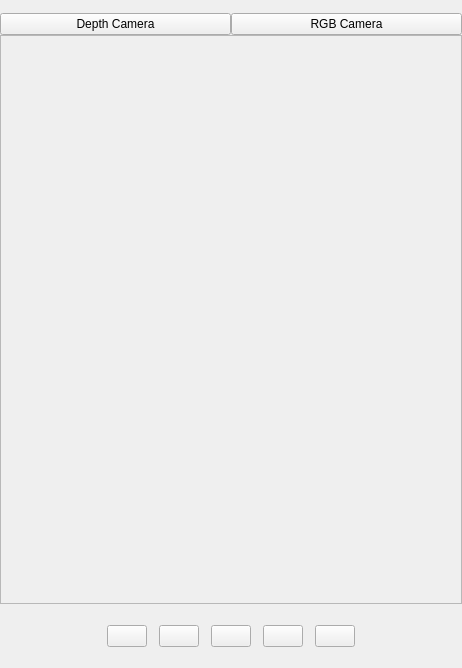
<?xml version="1.0" encoding="UTF-8"?>
<ui version="4.0">
 <class>ParameterSettingsWidget</class>
 <widget class="QWidget" name="ParameterSettingsWidget">
  <property name="geometry">
   <rect>
    <x>0</x>
    <y>0</y>
    <width>462</width>
    <height>668</height>
   </rect>
  </property>
  <property name="windowTitle">
   <string>Form</string>
  </property>
  <layout class="QVBoxLayout" name="verticalLayout">
   <property name="spacing">
    <number>0</number>
   </property>
   <property name="leftMargin">
    <number>0</number>
   </property>
   <property name="topMargin">
    <number>0</number>
   </property>
   <property name="rightMargin">
    <number>0</number>
   </property>
   <property name="bottomMargin">
    <number>0</number>
   </property>
   <item>
    <widget class="QWidget" name="cameraTopItem" native="true">
     <layout class="QHBoxLayout" name="horizontalLayout_4">
      <property name="spacing">
       <number>0</number>
      </property>
      <property name="leftMargin">
       <number>20</number>
      </property>
      <property name="topMargin">
       <number>6</number>
      </property>
      <property name="rightMargin">
       <number>14</number>
      </property>
      <property name="bottomMargin">
       <number>6</number>
      </property>
     </layout>
    </widget>
   </item>
   <item>
    <widget class="QWidget" name="cameraButtonArea" native="true">
     <property name="sizePolicy">
      <sizepolicy hsizetype="Preferred" vsizetype="Fixed">
       <horstretch>0</horstretch>
       <verstretch>0</verstretch>
      </sizepolicy>
     </property>
     <layout class="QHBoxLayout" name="horizontalLayout">
      <property name="spacing">
       <number>0</number>
      </property>
      <property name="leftMargin">
       <number>0</number>
      </property>
      <property name="topMargin">
       <number>1</number>
      </property>
      <property name="rightMargin">
       <number>0</number>
      </property>
      <property name="bottomMargin">
       <number>0</number>
      </property>
      <item>
       <widget class="QPushButton" name="depthCameraButton">
        <property name="focusPolicy">
         <enum>Qt::NoFocus</enum>
        </property>
        <property name="text">
         <string>Depth Camera</string>
        </property>
        <property name="checkable">
         <bool>true</bool>
        </property>
       </widget>
      </item>
      <item>
       <widget class="QPushButton" name="rgbCameraButton">
        <property name="focusPolicy">
         <enum>Qt::NoFocus</enum>
        </property>
        <property name="text">
         <string>RGB Camera</string>
        </property>
        <property name="checkable">
         <bool>true</bool>
        </property>
       </widget>
      </item>
     </layout>
    </widget>
   </item>
   <item>
    <widget class="QScrollArea" name="scrollArea">
     <property name="widgetResizable">
      <bool>true</bool>
     </property>
     <widget class="QWidget" name="scrollAreaWidgetContents">
      <property name="geometry">
       <rect>
        <x>0</x>
        <y>0</y>
        <width>460</width>
        <height>565</height>
       </rect>
      </property>
      <property name="sizePolicy">
       <sizepolicy hsizetype="Expanding" vsizetype="Expanding">
        <horstretch>0</horstretch>
        <verstretch>0</verstretch>
       </sizepolicy>
      </property>
      <layout class="QVBoxLayout" name="verticalLayout_2">
       <property name="spacing">
        <number>0</number>
       </property>
       <property name="leftMargin">
        <number>0</number>
       </property>
       <property name="topMargin">
        <number>0</number>
       </property>
       <property name="rightMargin">
        <number>0</number>
       </property>
       <property name="bottomMargin">
        <number>0</number>
       </property>
       <item>
        <widget class="QStackedWidget" name="stackedWidget">
         <property name="currentIndex">
          <number>0</number>
         </property>
         <widget class="QWidget" name="depthParaPage">
          <layout class="QVBoxLayout" name="verticalLayout_4">
           <property name="spacing">
            <number>10</number>
           </property>
           <property name="leftMargin">
            <number>15</number>
           </property>
           <property name="topMargin">
            <number>0</number>
           </property>
           <property name="rightMargin">
            <number>15</number>
           </property>
           <property name="bottomMargin">
            <number>0</number>
           </property>
           <item>
            <widget class="QWidget" name="depthParaWidget" native="true">
             <layout class="QVBoxLayout" name="depthParaLayout">
              <property name="spacing">
               <number>10</number>
              </property>
              <property name="leftMargin">
               <number>0</number>
              </property>
              <property name="topMargin">
               <number>20</number>
              </property>
              <property name="rightMargin">
               <number>0</number>
              </property>
              <property name="bottomMargin">
               <number>0</number>
              </property>
             </layout>
            </widget>
           </item>
           <item>
            <spacer name="verticalSpacer">
             <property name="orientation">
              <enum>Qt::Vertical</enum>
             </property>
             <property name="sizeHint" stdset="0">
              <size>
               <width>20</width>
               <height>40</height>
              </size>
             </property>
            </spacer>
           </item>
          </layout>
         </widget>
         <widget class="QWidget" name="rgbParaPage">
          <layout class="QVBoxLayout" name="verticalLayout_3">
           <property name="leftMargin">
            <number>15</number>
           </property>
           <property name="topMargin">
            <number>0</number>
           </property>
           <property name="rightMargin">
            <number>15</number>
           </property>
           <property name="bottomMargin">
            <number>0</number>
           </property>
           <item>
            <widget class="QWidget" name="rgbParaWidget" native="true">
             <layout class="QVBoxLayout" name="rgbParaLayout">
              <property name="spacing">
               <number>10</number>
              </property>
              <property name="leftMargin">
               <number>0</number>
              </property>
              <property name="topMargin">
               <number>20</number>
              </property>
              <property name="rightMargin">
               <number>0</number>
              </property>
             </layout>
            </widget>
           </item>
           <item>
            <spacer name="verticalSpacer_2">
             <property name="orientation">
              <enum>Qt::Vertical</enum>
             </property>
             <property name="sizeHint" stdset="0">
              <size>
               <width>20</width>
               <height>40</height>
              </size>
             </property>
            </spacer>
           </item>
          </layout>
         </widget>
        </widget>
       </item>
      </layout>
     </widget>
    </widget>
   </item>
   <item>
    <widget class="QWidget" name="bottomControlArea" native="true">
     <property name="layoutDirection">
      <enum>Qt::LeftToRight</enum>
     </property>
     <layout class="QVBoxLayout" name="verticalLayout_5">
      <property name="spacing">
       <number>2</number>
      </property>
      <property name="topMargin">
       <number>12</number>
      </property>
      <property name="bottomMargin">
       <number>12</number>
      </property>
      <item>
       <widget class="QWidget" name="cameraBtnCtlArea" native="true">
        <layout class="QHBoxLayout" name="horizontalLayout_5">
         <property name="spacing">
          <number>12</number>
         </property>
         <item>
          <spacer name="horizontalSpacer_4">
           <property name="orientation">
            <enum>Qt::Horizontal</enum>
           </property>
           <property name="sizeHint" stdset="0">
            <size>
             <width>40</width>
             <height>20</height>
            </size>
           </property>
          </spacer>
         </item>
         <item>
          <widget class="QPushButton" name="previewButton">
           <property name="text">
            <string/>
           </property>
           <property name="checkable">
            <bool>true</bool>
           </property>
          </widget>
         </item>
         <item>
          <widget class="QPushButton" name="stopPreviewButton">
           <property name="text">
            <string/>
           </property>
          </widget>
         </item>
         <item>
          <widget class="QPushButton" name="singleShotButton">
           <property name="text">
            <string/>
           </property>
          </widget>
         </item>
         <item>
          <widget class="QPushButton" name="captureSingleButton">
           <property name="text">
            <string/>
           </property>
          </widget>
         </item>
         <item>
          <widget class="QPushButton" name="captureMultipleButton">
           <property name="text">
            <string/>
           </property>
          </widget>
         </item>
         <item>
          <spacer name="horizontalSpacer_3">
           <property name="orientation">
            <enum>Qt::Horizontal</enum>
           </property>
           <property name="sizeHint" stdset="0">
            <size>
             <width>40</width>
             <height>20</height>
            </size>
           </property>
          </spacer>
         </item>
        </layout>
       </widget>
      </item>
     </layout>
    </widget>
   </item>
  </layout>
 </widget>
 <resources/>
 <connections/>
</ui>
